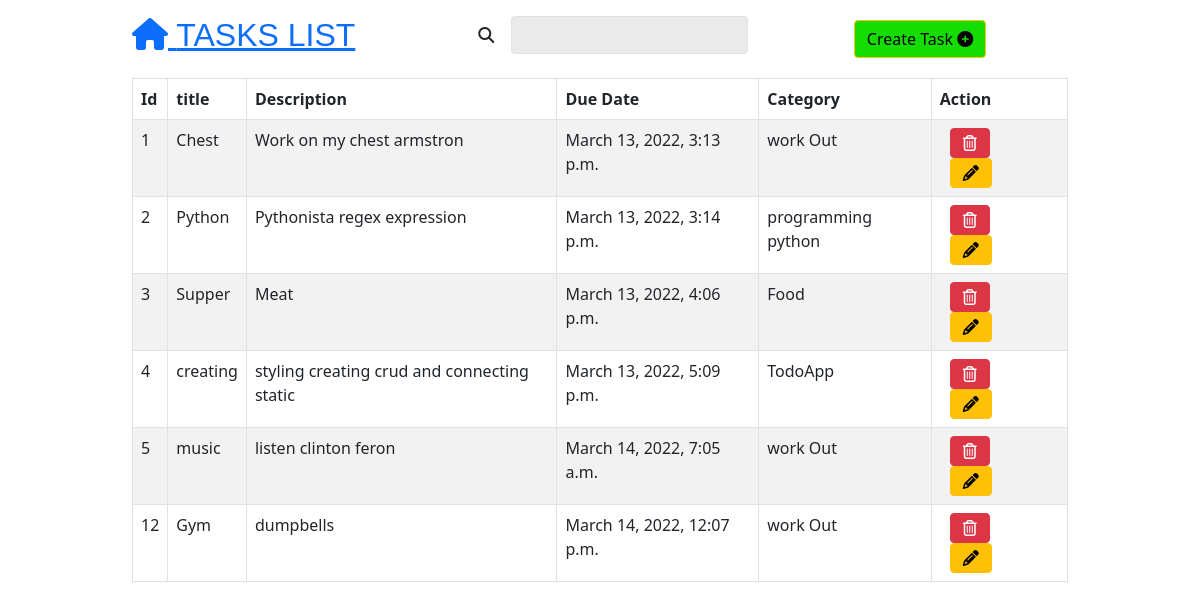
The app's page /list_items/ with its own data.
### todoapp/models.py (models this page shows, shortened)
class ToDoItem(models.Model):
    title = models.CharField(max_length=100)
    slug = models.SlugField(null=True, blank=True)
    description = models.TextField(null=True, blank=True)
    created_at = models.DateTimeField(auto_now_add=True)
    due_date = models.DateTimeField(default=week_one_hence)
    todo_list = models.ForeignKey(TodoList, on_delete=models.CASCADE)
    active = models.BooleanField(default=False)
    featured = models.BooleanField(default=False)
    class Meta:
        ordering = ('due_date',)

class TodoList(models.Model):
    title = models.CharField(max_length=100, unique=True)
    slug = models.SlugField(null=True, blank=True)
    created_time = models.DateTimeField(auto_now_add=True)
    due_date = models.DateTimeField(default=week_one_hence)
    active = models.BooleanField(default=False)
    featured = models.BooleanField(default=False)
    class Meta:
        ordering = ('id',)
    def __str__(self):
        return self.title

### todoapp/views.py (the view)
# urls.py: path('list_items/', views.todoItemView, name='list_items'),
def todoItemView(request):
    listItems = ToDoItem.objects.filter(active=True)
    myFilter = ToDoItemFilter(request.GET, queryset=listItems)
    listItems = myFilter.qs
    context = {
        'listItems': listItems,
        'myFilter': myFilter
    }
    return render(request, 'todoapp/listItem.html', context)

### templates/todoapp/listItem.html
{% extends 'base.html' %}
{% load static %}
{% load crispy_forms_tags %}
{% block content %}
    <section class="list-section">
        <div>
            <div class="container">
                <div class="row">
                    <div class="col-md-4">
                        <h2 style="width: 343px;">
                            <a href="{% url 'home' %}"><i class="fas fa-home"></i> TASKS LIST  </a>
                        </h2>
                    </div>
                    <div class="col-md-4 d-flex justify-content-end align-self-start">
                        <i class="fas fa-search d-xl-flex justify-content-xl-center align-items-xl-center"></i>
                        <input id="search-field"
                               class="border rounded d-xl-flex justify-content-xl-center align-items-xl-center search-field"
                               type="search" style="background-color: #eaeaea;width: 80%;height: 38px;padding: 0px;margin-left: 17px;" name="search" />
                    </div>
                    <div class="col-md-4 d-flex justify-content-center align-items-center">
                        <a href="{% url 'create_task' %}">
                            <button class="btn btn-warning" type="button"
                                    style="height: 38px;background-color: rgb(21,221,4);">Create Task <i class="fa fa-plus-circle"></i>
                            </button>
                        </a>
                    </div>
                </div>
                <div class="row">
                    <div class="col-md-12">
                        <table id="example" class="table table-striped table-bordered" cellspacing="0" width="100%">
                            <thead>
                            <tr>
                                <th>Id</th>
                                <th>title</th>
                                <th>Description</th>
                                <th>Due Date</th>
                                <th>Category</th>
                                <th>Action</th>
                            </tr>
                            </thead>
                            <tbody>
                            {% for listItems in listItems %}
                                <tr>
                                    <td>{{ listItems.id }}</td>
                                    <td>{{ listItems.title }}</td>
                                    <td>{{ listItems.description }}</td>
                                    <td>{{ listItems.due_date }}</td>
                                    <td>{{ listItems.todo_list }}</td>
                                    <td>
                                        <a href="{% url 'delete_task' listItems.slug %}">
                                            <button class="btn btn-danger" type="button">
                                                <i class="far fa-trash-alt d-xl-flex justify-content-xl-center align-items-xl-center"></i>
                                            </button>
                                        </a>
                                        <a href="{% url 'update_task' listItems.slug %}">
                                            <button class="btn btn-warning" type="button">
                                                <i class="fas fa-pencil-alt d-xl-flex justify-content-xl-center align-items-xl-center"></i>
                                            </button>
                                        </a>
                                    </td>
                                </tr>
                            {% endfor %}
                            </tbody>
                        </table>
                    </div>
                </div>
            </div>
        </div>
    </section>
{% endblock %}

### templates/base.html (shortened to what this page needs)
<!DOCTYPE html>
{% load static %}
<html lang="en">
<head>
    <link href="https://cdn.jsdelivr.net/npm/bootstrap@5.0.2/dist/css/bootstrap.min.css" rel="stylesheet"
>
    <link rel="stylesheet" type="text/css" href="{% static 'css/styles.css' %}">
</head>
<body>
    {% block content %}{% endblock %}
</body>
</html>

### static/css/styles.css (style rules this page uses)
html, body { margin: 0; box-sizing: border-box; padding: 0; scroll-behavior: smooth; }
body * { transition: 0.3s; }
h1, h2, h3, h4, h5, h6, strong { font-family: 'Russo One', Sans-Serif; font-weight: 500; }
p, input, label, textarea { font-family: 'Roboto Mono', monospace; }
h2 { font-size: 36px }
@media (min-width:1200px) { .container, .container-lg, .container-md, .container-sm, .container-xl { max-width: 1140px; } }
@media (min-width:992px) { .container, .container-lg, .container-md, .container-sm { max-width: 960px; } }
.container { width: 100%; margin-right: auto; margin-left: auto; padding-left: .75rem; padding-right: .75rem; }
.row { display: flex; flex-wrap: wrap; margin-top: 1rem; }
@media (min-width:768px) { .col-md-4 { flex: 0 0 auto; width: 33.33333333%; } }
h2 { font-size: 2rem; }
.align-self-start { align-self: flex-start!important; }
.justify-content-end { justify-content: flex-end!important; }
.d-flex { display: flex!important; }
@media (min-width:1200px) { .align-items-xl-center { align-items: center!important; } }
@media (min-width:1200px) { .justify-content-xl-center { justify-content: center!important; } }
@media (min-width:1200px) { .d-xl-flex { display: flex!important; } }
.rounded { border-radius: .25rem!important; }
.border { border: 1px solid #dee2e6!important; }
input { margin: 0; font-family: inherit; font-size: inherit; line-height: inherit; }
button { margin:0px 10px; display: inline-block; padding: .375rem .75rem; }

### records on screen
ToDoItem: id "1", title "Chest", description "Work on my chest armstron", due_date "March 13, 2022, 3:13 p.m.", todo_list "work Out"
ToDoItem: id "2", title "Python", description "Pythonista regex expression", due_date "March 13, 2022, 3:14 p.m.", todo_list "programming python"
ToDoItem: id "3", title "Supper", description "Meat", due_date "March 13, 2022, 4:06 p.m.", todo_list "Food"
ToDoItem: id "4", title "creating", description "styling creating crud and connecting static", due_date "March 13, 2022, 5:09 p.m.", todo_list "TodoApp"
ToDoItem: id "5", title "music", description "listen clinton feron", due_date "March 14, 2022, 7:05 a.m.", todo_list "work Out"
ToDoItem: id "12", title "Gym", description "dumpbells", due_date "March 14, 2022, 12:07 p.m.", todo_list "work Out"
